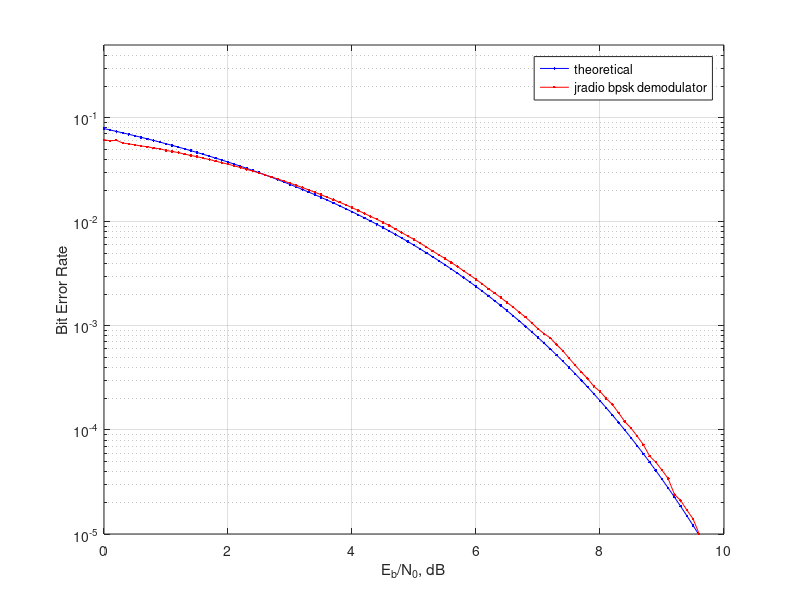

This chart was generated by the following MATLAB code:
Eb_N0_dB = [0:0.1:10];
theoryBer = 0.5*erfc(sqrt(10.^(Eb_N0_dB/10)));
semilogy(Eb_N0_dB,theoryBer,'b.-');
hold on;
practice = [ 0.06132816084762024 0.06014281815093839 0.060715357830510824 0.05723764840450043 0.05604410454559105 0.05483138839228217 0.05354168418439461 0.05259880920444126 0.05113933063928709 0.05031290067873016 0.0485110595706302 0.04742406633853755 0.046253449565031995 0.04470381362789309 0.04344161538184337 0.042235190681394655 0.040915500336002 0.03965136574498108 0.03827395419170827 0.036980758874321076 0.03576471679516106 0.03452465083626458 0.03320817559320632 0.031922063864814956 0.030667983976072215 0.029506162458817396 0.02827596792141514 0.02698117960704234 0.025815634925481 0.02467455117842253 0.023493018727281583 0.022401433691756272 0.021383922285418373 0.020275153502581567 0.019246130653869948 0.01822311377509244 0.01721778114112094 0.01631470049759411 0.015403295472404098 0.014559791206000892 0.013683921467350412 0.012825068626479428 0.012039300397928875 0.011265186330025715 0.010585511412832944 0.009885816615899589 0.009207476357356187 0.008531805416111532 0.0078741523666334 0.007301250141390401 0.00676004605906999 0.006236192539191417 0.005722015294520793 0.005235198552162298 0.004818117724233497 0.004441076655785862 0.00405669496476668 0.0037223629730989537 0.0033780210415609367 0.0030733852048417413 0.0027987791877334195 0.002531513793196644 0.0022742583385301604 0.0020680535772021618 0.0018665201211469657 0.001677999586923148 0.0015131692437256863 0.0013476715712035384 0.0012118700536299211 0.001068060584160071 9.369303718592563E-4 8.405012844421177E-4 7.644257414279045E-4 6.59321372789847E-4 5.772398658534591E-4 4.894860596572397E-4 4.184154865781721E-4 3.5868951201876797E-4 3.116427946283993E-4 2.6259408926397246E-4 2.3423259296481407E-4 2.011997913928531E-4 1.75173947730096E-4 1.4614512210625152E-4 1.201192784434944E-4 1.0410337465102847E-4 8.708647687153343E-5 7.207156706609663E-5 5.605566327363071E-5 4.9048705364426876E-5 4.104075346819392E-5 3.4033795558990075E-5 2.4023855688698877E-5 2.1020873727611517E-5 1.7016897779495038E-5 1.4013915818407678E-5 1.0009939870291199E-5 5.004969935145599E-6 4.0039759481164794E-6 4.0039759481164794E-6 3.0029819610873596E-6];
semilogy(Eb_N0_dB,practice,'r.-');
hold off;
axis([0 10 10^-5 0.5]);
grid on
legend('theoretical', 'jradio bpsk demodulator');
xlabel('E_b/N_0, dB');
ylabel('Bit Error Rate');